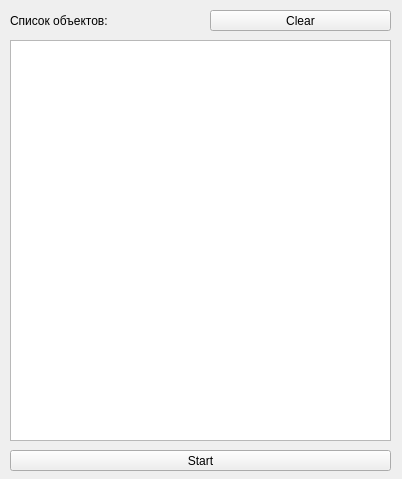
<?xml version="1.0" encoding="UTF-8"?>
<ui version="4.0">
 <class>MainWindow</class>
 <widget class="QMainWindow" name="MainWindow">
  <property name="geometry">
   <rect>
    <x>0</x>
    <y>0</y>
    <width>402</width>
    <height>479</height>
   </rect>
  </property>
  <property name="sizePolicy">
   <sizepolicy hsizetype="Fixed" vsizetype="Fixed">
    <horstretch>0</horstretch>
    <verstretch>0</verstretch>
   </sizepolicy>
  </property>
  <property name="minimumSize">
   <size>
    <width>300</width>
    <height>320</height>
   </size>
  </property>
  <property name="maximumSize">
   <size>
    <width>850</width>
    <height>1000</height>
   </size>
  </property>
  <property name="windowTitle">
   <string>Утилита для поиска пересечений</string>
  </property>
  <widget class="QWidget" name="centralwidget">
   <widget class="QPushButton" name="button_start">
    <property name="geometry">
     <rect>
      <x>10</x>
      <y>450</y>
      <width>381</width>
      <height>21</height>
     </rect>
    </property>
    <property name="text">
     <string>Start</string>
    </property>
   </widget>
   <widget class="QLabel" name="label_9">
    <property name="geometry">
     <rect>
      <x>10</x>
      <y>10</y>
      <width>191</width>
      <height>21</height>
     </rect>
    </property>
    <property name="text">
     <string>Список объектов:</string>
    </property>
   </widget>
   <widget class="QTextEdit" name="text_param_addit">
    <property name="geometry">
     <rect>
      <x>10</x>
      <y>40</y>
      <width>381</width>
      <height>401</height>
     </rect>
    </property>
    <property name="html">
     <string>&lt;!DOCTYPE HTML PUBLIC &quot;-//W3C//DTD HTML 4.0//EN&quot; &quot;http://www.w3.org/TR/REC-html40/strict.dtd&quot;&gt;
&lt;html&gt;&lt;head&gt;&lt;meta name=&quot;qrichtext&quot; content=&quot;1&quot; /&gt;&lt;style type=&quot;text/css&quot;&gt;
p, li { white-space: pre-wrap; }
&lt;/style&gt;&lt;/head&gt;&lt;body style=&quot; font-family:'MS Shell Dlg 2'; font-size:8.25pt; font-weight:400; font-style:normal;&quot;&gt;
&lt;p style=&quot;-qt-paragraph-type:empty; margin-top:0px; margin-bottom:0px; margin-left:0px; margin-right:0px; -qt-block-indent:0; text-indent:0px; font-family:'MS Shell Dlg 2';&quot;&gt;&lt;br /&gt;&lt;/p&gt;&lt;/body&gt;&lt;/html&gt;</string>
    </property>
   </widget>
   <widget class="QPushButton" name="button_clear">
    <property name="geometry">
     <rect>
      <x>210</x>
      <y>10</y>
      <width>181</width>
      <height>21</height>
     </rect>
    </property>
    <property name="text">
     <string>Clear</string>
    </property>
   </widget>
  </widget>
 </widget>
 <resources/>
 <connections/>
</ui>
